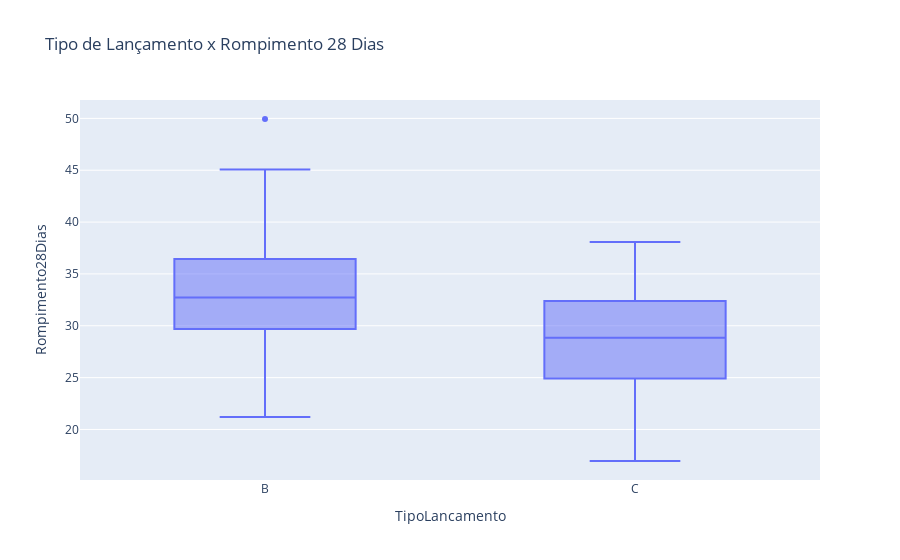

The cell this chart's notebook holds for it:
### Code cell
fig = px.box(dados_aglomerante, x="TipoLancamento", y="Rompimento28Dias", title='Tipo de Lançamento x Rompimento 28 Dias')
fig.show()

### Figure 1 — Plotly figure (JSON) as saved in the notebook; plotly's stock layout.template omitted (floating-point values rounded to 4 significant figures; data arrays with more than 128 entries replaced by an {"elided": "..."} marker saying what was removed)
{"data": [{"alignmentgroup": "True", "hovertemplate": "TipoLancamento=%{x}<br>Rompimento28Dias=%{y}<extra></extra>", "legendgroup": "", "marker": {"color": "#636efa"}, "name": "", "notched": false, "offsetgroup": "", "orientation": "v", "showlegend": false, "type": "box", "x": {"elided": "361 str values"}, "x0": " ", "xaxis": "x", "y": {"elided": "361 float values"}, "y0": " ", "yaxis": "y"}], "layout": {"boxmode": "group", "legend": {"tracegroupgap": 0}, "title": {"text": "Tipo de Lançamento x Rompimento 28 Dias"}, "xaxis": {"anchor": "y", "domain": [0, 1], "title": {"text": "TipoLancamento"}}, "yaxis": {"anchor": "x", "domain": [0, 1], "title": {"text": "Rompimento28Dias"}}}}
